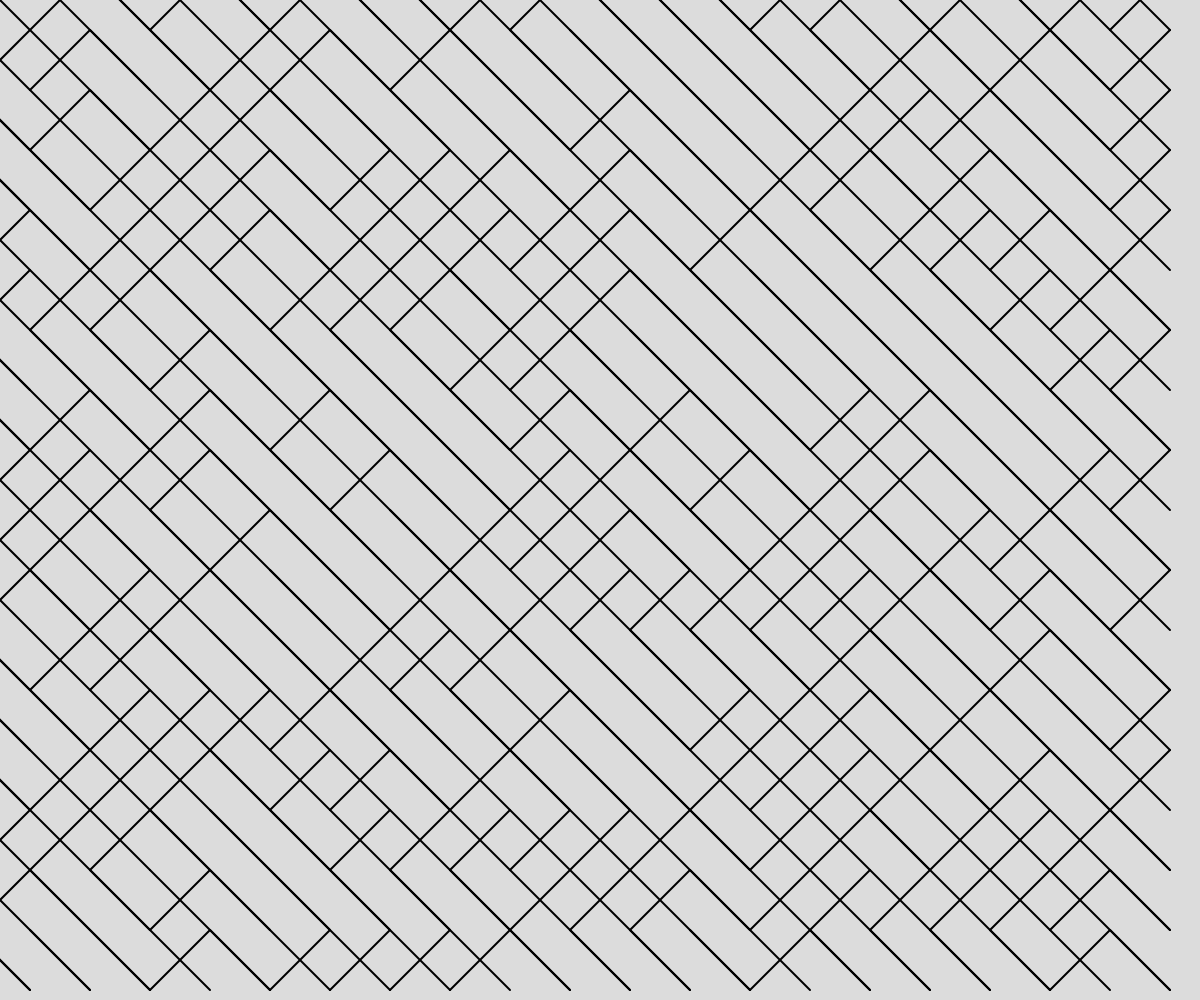
Frame 1 (no input)
Frame 60 (no input): identical to frame 1, image omitted
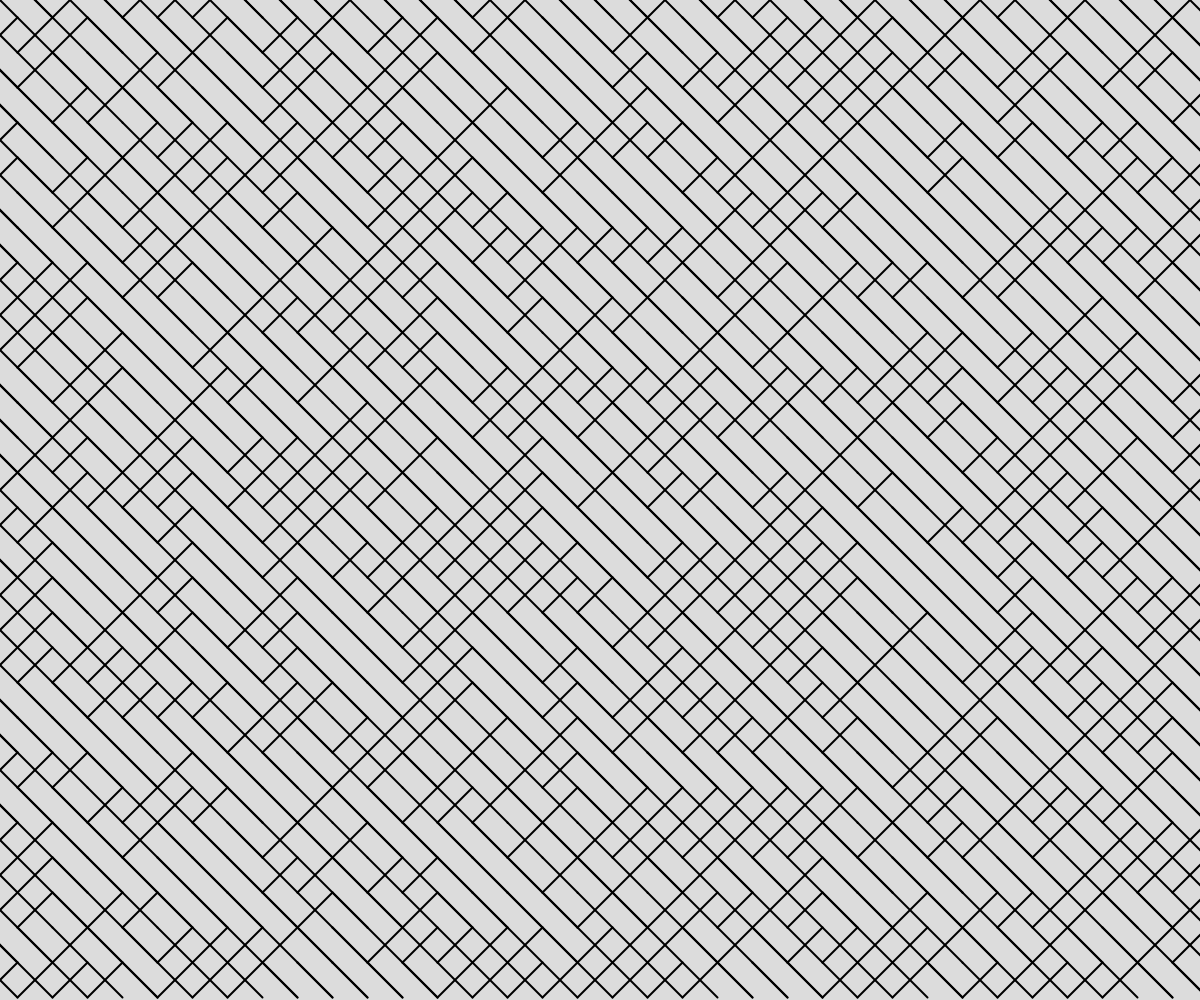
Frame 120 (the mouse pressed at the canvas centre since frame 60)

The p5.js sketch that drew these frames (run headless with seeded random() and noise() and a simulated clock; from frame 60 on, the mouse is pressed at the canvas centre):

// p5.js sketch
// ── sketch.js
// Project Title
// Your Name
// Date
//
// Extra for Experts:
// - describe what you did to take this project "above and beyond"


let gridSpacing = 20;

function setup() {
  createCanvas(windowWidth, windowHeight);
  strokeWeight(2);
  drawLines();
}

function draw() {
  randomSeed(1000000000000);
  gridSpacing = map(mouseX , 0 , width , 60 , 10);
  background(220);
  drawLines();

}

function diagonalAsc(x,y,s){
  line(x-s/2,y+s/2,x+s/2,y-s/2);
}

function diagonalDsc(x,y,s){
  line(x+s/2,y+s/2,x-s/2,y-s/2);
}

function drawLines(){
  for(let x= 0; x<width;x+=gridSpacing){
    for(let y= 0; y<height;y+=gridSpacing){
      let choice = int(random(2));
      if (choice===0){
        diagonalAsc(x,y,gridSpacing);
      }

      else if (choice===1){
        diagonalDsc(x,y,gridSpacing);
      }
      diagonalDsc(x,y,gridSpacing);
    }
  }
}
